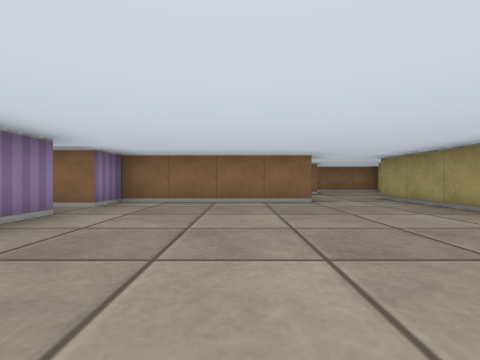
View 1 (above)

24 first-person views from a walk through a cub3D level. The camera is about half as high as the walls, looks level and sees 85° across. The floor is counted in squares. Each view is taken from the middle of a square. On the plan, view 1 faces up. The plan holds only what a view shows up to about 9 squares ahead; the rest is blank.

View 2
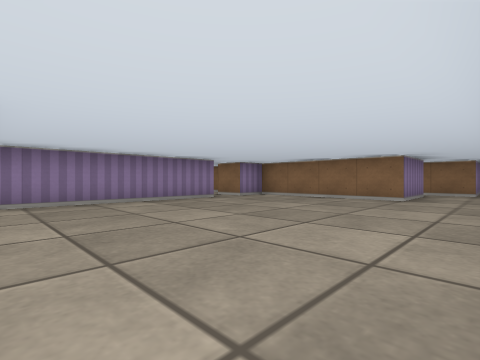

View 3
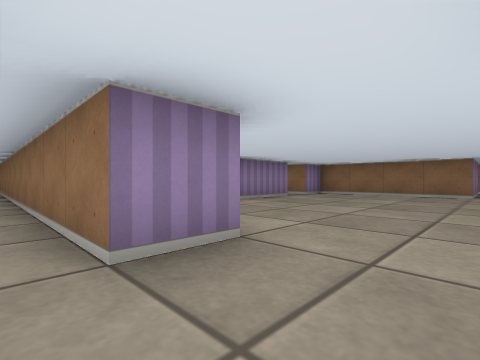

View 4
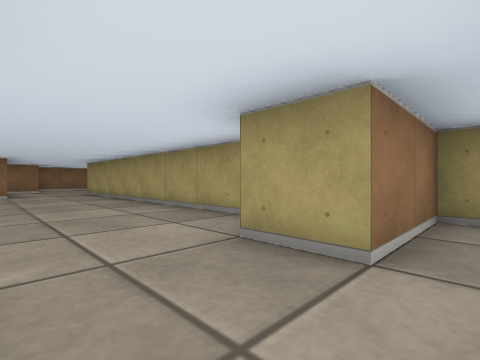

View 5
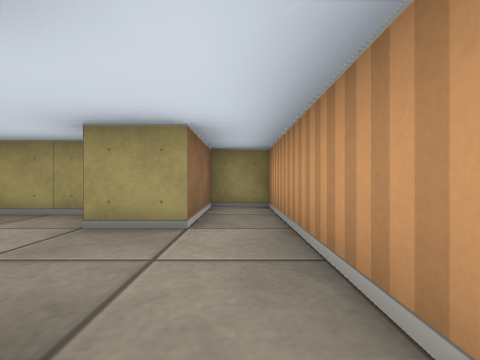

View 6
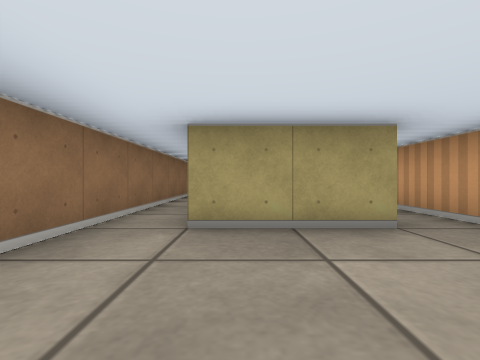

View 7
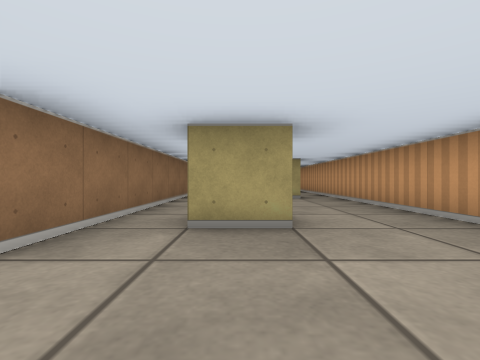

View 8
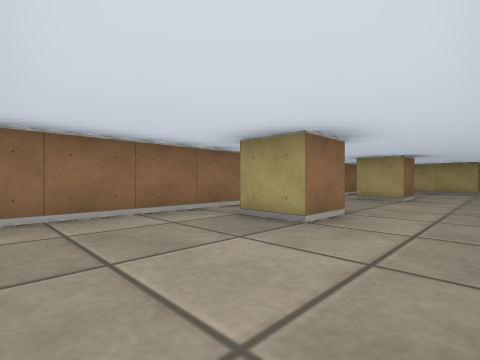

View 9
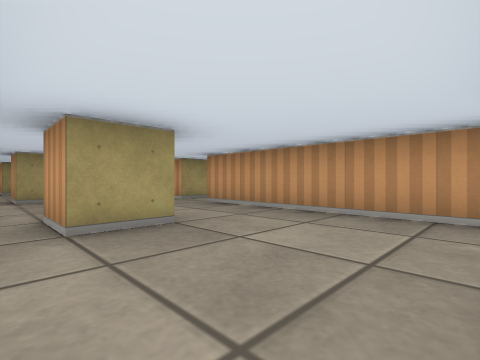

View 10
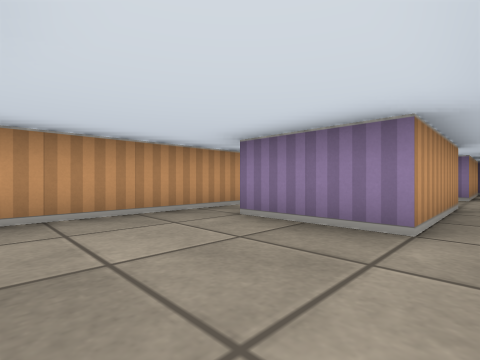

View 11
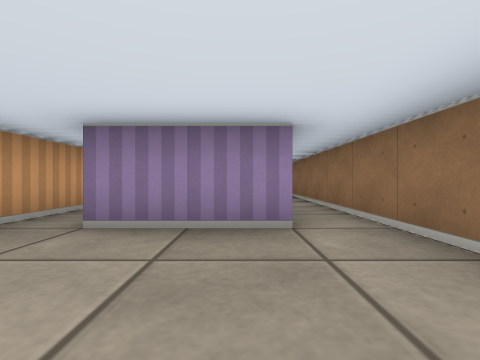

View 12
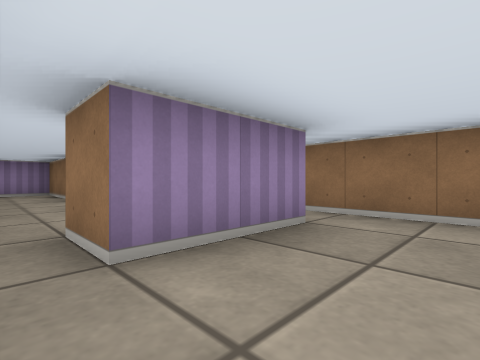

View 13
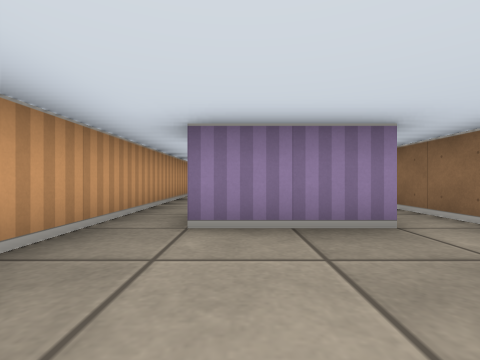

View 14
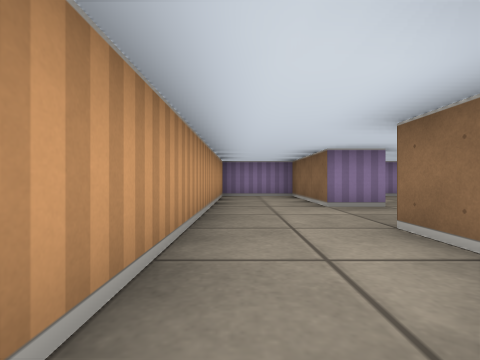

View 15
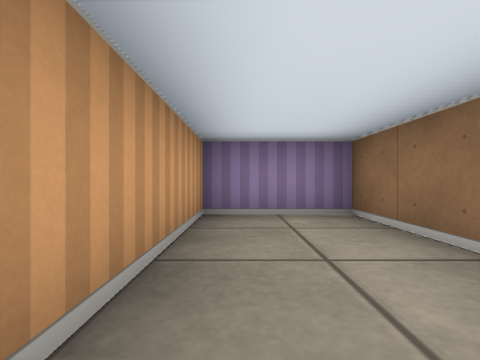

View 16
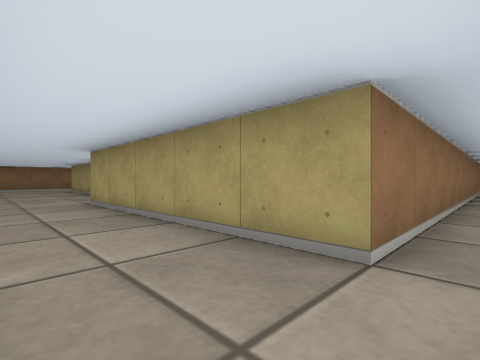

View 17
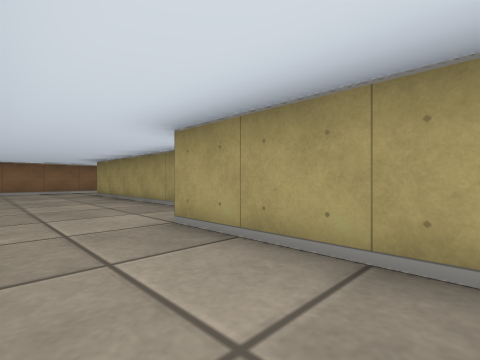

View 18
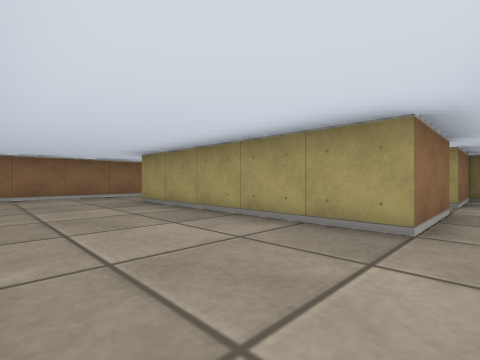

View 19
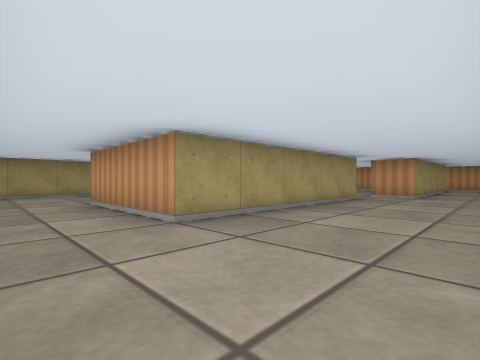

View 20
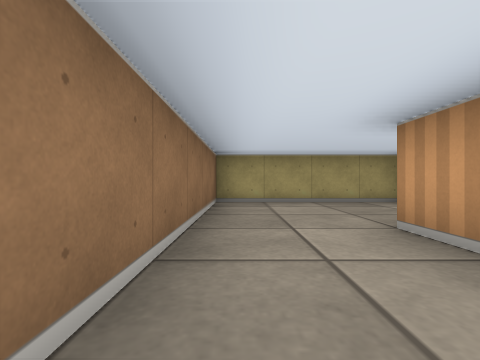

View 21
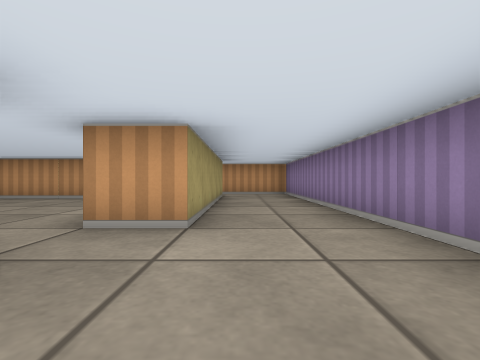

View 22
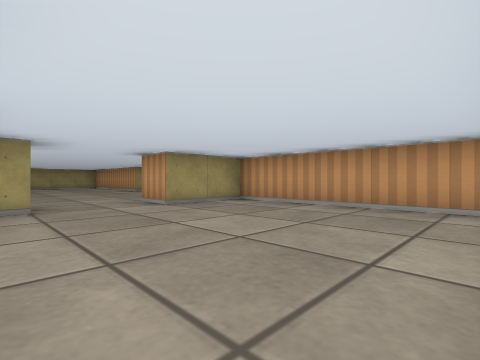

View 23
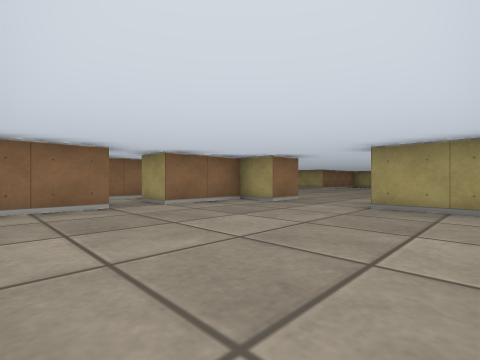

View 24
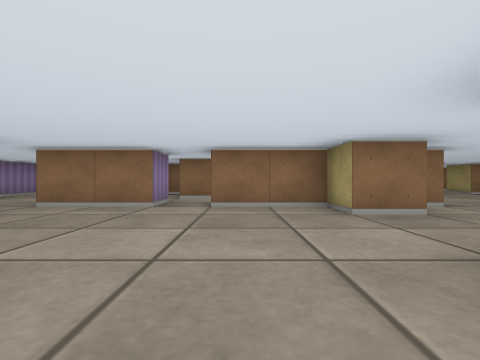

### Floor plan
Ten units are one square. View 1 is at (0, 0); x grows to the right and y downward. Boxes are objects, and circles mark ways between rooms. Rooms are numbered by the first view taken in them; rooms with no view inside come last. Other rooms are left out.
<svg viewBox="-240 -110 290 189">
<path fill="none" stroke="#000" d="M-25 -35 -25 9M5 15 5 25M15 -75 15 -55 -25 -55 -25 -45M35 10 35 -65M25 25 25 15M25 -101 25 -85 12 -85M-75 45 -85 45 -85 35 -75 35M-115 45 -125 45 -125 35 -115 35M-115 25 -205 25M-95 74 -95 65 -35 65M-39 55 -45 55 -45 35 -36 35M-155 65 -105 65M-185 35 -155 35 -155 55M5 35 45 35 45 25 25 25M5 25 -94 25M-205 35 -205 45M-205 45 -235 45 -235 65 -155 65M-176 45 -185 45M-155 55 -165 55M-205 -35 -205 -85 -175 -85M-235 -74 -235 -60M-235 -34 -235 35 -205 35M-145 -66 -145 -105 -228 -105M-205 25 -215 25 -215 -25 -205 -25M-185 -35 -205 -35M-155 -25 -155 -35 -175 -35M-199 15 -155 15 -155 -5"/>
<circle cx="15" cy="20" r="3" fill="#2a7"/>
<circle cx="-150" cy="60" r="3" fill="#2a7"/>
<circle cx="-195" cy="40" r="3" fill="#2a7"/>
<circle cx="-210" cy="30" r="3" fill="#2a7"/>
<circle cx="-210" cy="-30" r="3" fill="#2a7"/>
<text x="10" y="-30">1</text>
<text x="-90" y="40">2</text>
<text x="-200" y="60">3</text>
<text x="-210" y="-60">4</text>
<text x="-180" y="-10">5</text>
</svg>
Room 1 opens to room 2. Room 2 opens to room 3. Room 2 opens to room 4. Room 4 opens to room 5.

Where each view was taken, in squares from view 1:
view 1: 0 up, 0 right, facing up
view 2: 1 down, 3 right, facing up-left
view 3: 3 down, 2 right, facing up-left
view 4: 3 down, 1 right, facing up-right
view 5: 3 down, 0 right, facing right
view 6: 4 down, 7 left, facing right
view 7: 4 down, 11 left, facing right
view 8: 6 down, 15 left, facing up-right
view 9: 3 down, 15 left, facing down-right
view 10: 3 down, 13 left, facing down-left
view 11: 4 down, 13 left, facing left
view 12: 6 down, 14 left, facing up-left
view 13: 5 down, 13 left, facing left
view 14: 6 down, 16 left, facing left
view 15: 6 down, 20 left, facing left
view 16: 3 down, 23 left, facing up-right
view 17: 0 up, 23 left, facing up-right
view 18: 3 up, 23 left, facing up-right
view 19: 10 up, 23 left, facing down-right
view 20: 10 up, 20 left, facing right
view 21: 5 up, 22 left, facing down
view 22: 3 up, 20 left, facing down-right
view 23: 1 down, 20 left, facing up-right
view 24: 1 down, 17 left, facing up
